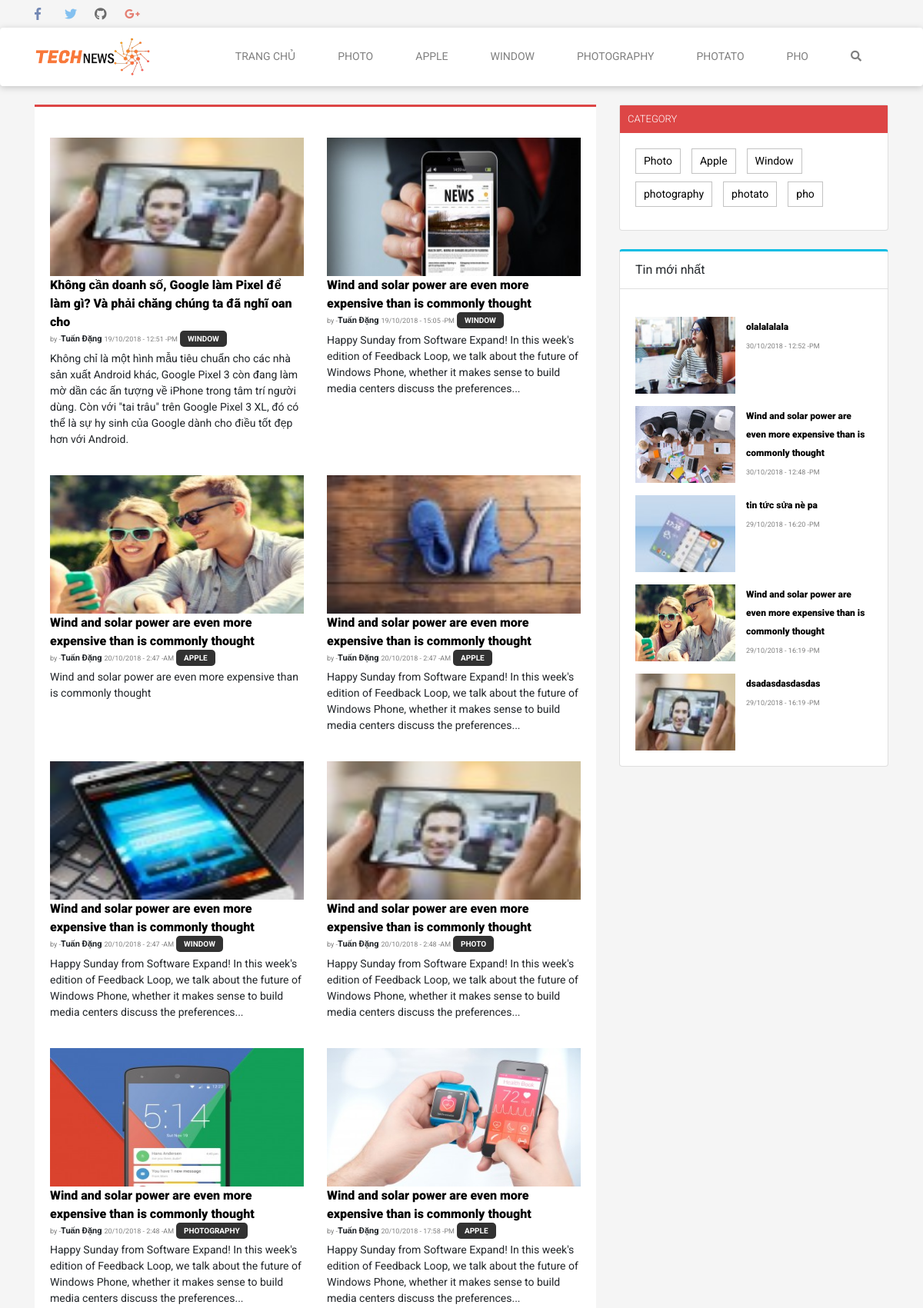
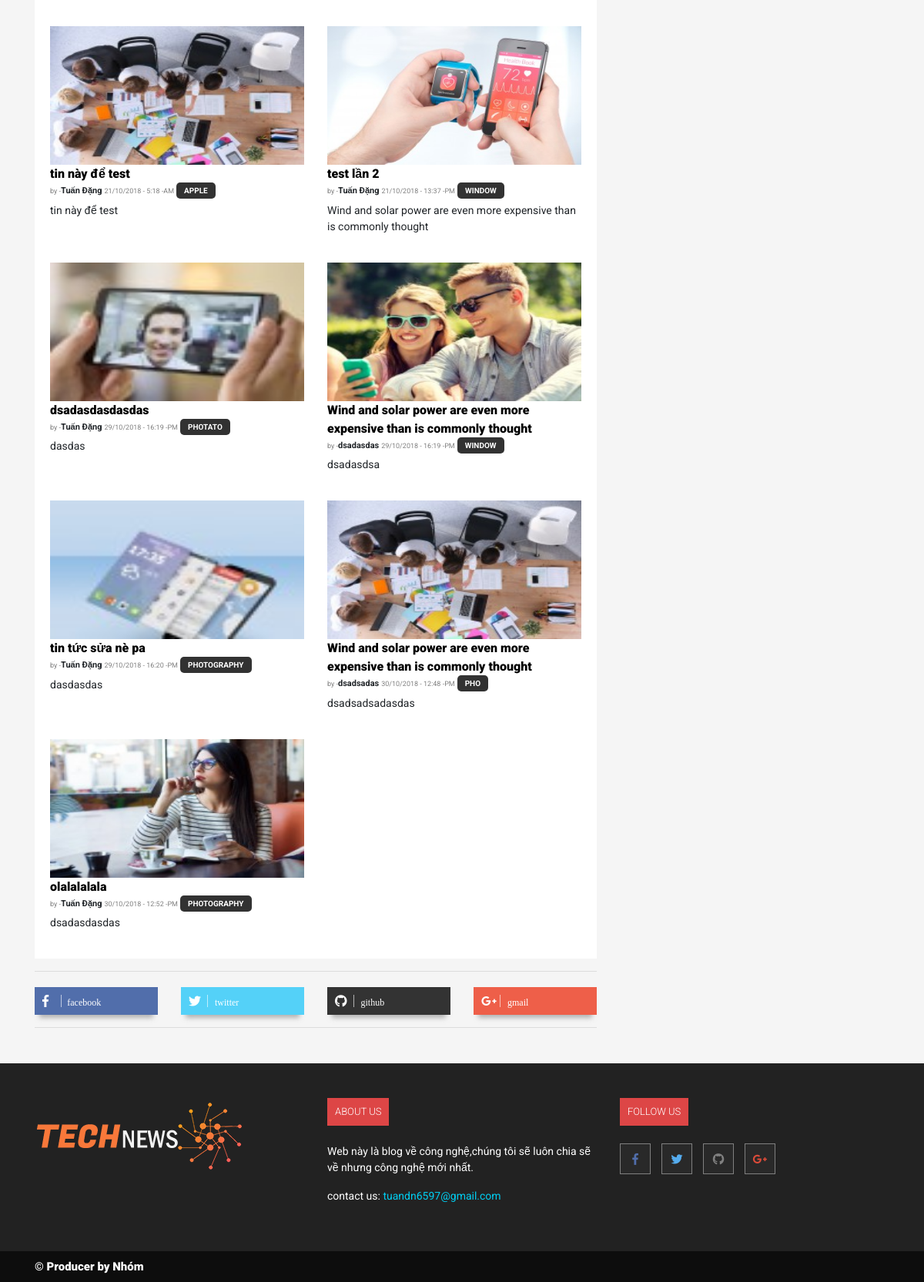
/project/index.php/home/home/search, run on the app's committed database (2 pictures, top to bottom).
### tables this page shows
CREATE TABLE `danhmuc` (
  `id_danhmuc` int(11) NOT NULL,
  `category_name` varchar(255) NOT NULL,
  `parent_id` int(11) NOT NULL,
  `sort_order` int(11) NOT NULL
);

CREATE TABLE `tintuc` (
  `id_new` int(11) NOT NULL,
  `title` varchar(255) NOT NULL,
  `id_danhmuc` int(11) NOT NULL,
  `content` text NOT NULL,
  `date` double NOT NULL,
  `image` text NOT NULL,
  `description` text NOT NULL,
  `tacgia` varchar(255) NOT NULL
);

### project/application/controllers/home/home.php (called while the page is built, shortened)
<?php if ( ! defined('BASEPATH')) exit('No direct script access allowed');
class home extends CI_Controller {
	public function __construct()
	{
		$this->load->model('New_model');
	}
	public function search()
	{
		$keyword=$this->input->get('keyword');
		$search=$this->New_model->Search($keyword);
		$tinmoi=$this->New_model->laytinmoi();
		$category=$this->New_model->GetDanhMuc();
		$search=array('result'=>$search,'category'=>$category,'tinmoi'=>$tinmoi);
		$this->load->view('frontend/search', $search, FALSE);
	}
}

### project/index.php (called while the page is built, shortened)
<?php
require_once BASEPATH.'core/CodeIgniter.php';

### project/application/models/New_model.php (called while the page is built, shortened)
<?php if ( ! defined('BASEPATH')) exit('No direct script access allowed');
class New_model extends CI_Model {
	public function Search($keyword)
	{
		$this->db->select('*');
		$this->db->from('tintuc');
		$this->db->join('danhmuc', 'danhmuc.id_danhmuc = tintuc.id_danhmuc');
		$arr=$this->db->get('');
		$arr=$arr->result_array($arr);
		return $arr;
	}
	public function GetDanhMuc()
	{
		$keyword=$this->input->post('keyword');
		$this->db->select('*');
		$array=$this->db->get('danhmuc');
		$array=$array->result_array();
		return $array;
	}
	public function laytinmoi()
	{
		$this->db->select('*');
		$this->db->order_by('tintuc.date', 'desc');
		$result=$this->db->get('tintuc', 5, 0);
		$result=$result->result_array();
		return $result;
	}
}

### project/application/views/frontend/search.php (the view, shortened to what this page needs)
<!DOCTYPE html>
<html lang="en">
<head>
	<link rel="stylesheet" href="<?= base_url() ?>css/styles.css">
	<link rel="stylesheet" href="<?= base_url() ?>css/bootstrap.css">
	 <link rel="stylesheet" href="<?= base_url() ?>fonts/css/all.css">
</head>
<body>
	<div class="menu-top">
		<div class="container">
			<div class="icon">
				<a href="https://www.facebook.com/kevjl.kjss" class="fab fa-facebook-f"></a>
				<a class="fab fa-twitter" href="https://www.facebook.com/kevjl.kjss"></a>
				<a href="https://github.com/tuandn6597" class="fab fa-github"></a>
				<a class="fab fa-google-plus-g" href="https://www.facebook.com/kevjl.kjss"></a>
			</div>
		</div>
	</div>
	<nav class="navbar navbar-expand-lg navbar-light shadow-sm bg-white rounded menu-center">
		<div class="container">
				  <a class="navbar-brand" href="<?= base_url() ?>new_controller"><img src="<?= base_url() ?>images/logo.png" height="50" alt=""></a>
				  <div class="collapse navbar-collapse" id="navbarSupportedContent">
				    <ul class="navbar-nav ml-auto">
				    <li class="nav-item">
							        <a class="nav-link" href="<?= base_url() ?>home/home?>">Trang Chủ<span class="sr-only">(current)</span></a>
							     </li>
				    	<?php foreach ($category as $value): ?>
							     	 <li class="nav-item">
								        <a class="nav-link" href="<?= base_url() ?>home/home/tagdiv_category/<?= $value['id_danhmuc'] ?>"><?= $value['category_name'] ?></a>
								      </li>
				    	<?php endforeach ?>
				       <li class="nav-item">
				        <a class="nav-link search" href="#"><i class="fas fa-search"></i></a>
				      </li>
				    </ul>
				  </div>
				 </div>
</nav>
	<div class="container scroll">
		<div class="row">
			<div class="col-md-8 mt-4">
				<div class="content-sec2">
						<div class="card-body">
							<div class="sec2-top">
								<div class="row">
									<?php foreach ($result as $value): ?>
										<div class="col-lg-6">
											<div class="sec2-top-b1">
												<a href="<?= base_url() ?>new_controller/news_detail/<?= $value['id_new'] ?>"><img src="<?= $value['image'] ?>" alt=""></a>
												<a href="<?= base_url() ?>new_controller/news_detail/<?= $value['id_new'] ?>"class="sec2-title"><?= $value['title'] ?></a>
												<p class="time"><span class="date">by -</span><span class="tacgia"><?= $value['tacgia'] ?></span> <span class="date"><?= date('d/m/Y - G:i -A',$value['date']) ?></span>
												<a href="" class="link-cate ins"><?= $value['category_name'] ?></a>
												</p>
												<p class="sec2-content"><?= $value['description'] ?></p>
											</div>
										</div>
									<?php endforeach ?>
								</div>
							</div>
						</div>
				</div>
			</div>
			<div class="col-md-4 mt-4">
				<div class="card mb-4" >
					<h5 class="title-sec2 sec3 removesec">Category
					</h5>
					  <div class="card-body">
					  	<?php foreach ($category as $value): ?>
					  		<a href="<?= base_url() ?>home/home/tagdiv_category/<?= $value['id_danhmuc'] ?>" class="category">
					  			<?= $value['category_name'] ?>
					  		</a>
					  	<?php endforeach ?>
					  </div>
					</div>
					<div class="card content-sec2 sec3" >
					 <div class="card-header bg-white">Tin mới nhất</div>
						  <div class="card-body">
						  	<?php foreach ($tinmoi as $value): ?>
						    	<div class="d-flex mt-3 remove-flex">
									<a class="news-detail-img" href="<?= base_url() ?>home/home/news_detail/<?= $value['id_new'] ?>"><img src="<?= $value['image'] ?>" width="130" height="100" alt=""></a>
									<div class="sec2-b-content remove-ml">
										<a href="" class="title-sec2-bot s-14"><?= $value['title'] ?></a>
										<br>
										<span class="date"><?= date('d/m/Y - G:i -A',$value['date']) ?></span>
									</div>
								</div>
							<?php endforeach ?>
						  </div>
					</div>
				</div>
			</div>
		</div>
		<div class="container">
		<div class="row">
			<div class="col-md-8" >
				<hr>
				<div class="fol-icon" style="margin-top:20px;">
					<div class="row">
						<div class="col-lg-3 col-xs-6" ">
									<a href="https://www.facebook.com/kevjl.kjss" id="i1" class="fab fa-facebook-f brline a-one">	<span style="font-size:12px;margin-left: 20px;">facebook</span>	</a>
						</div>
						<div class="col-lg-3 col-xs-6"">
									<a href="https://www.facebook.com/kevjl.kjss" id="i2"  class="fab fa-twitter brline a-one"><span style="font-size:12px;margin-left: 18px;">twitter</span></a>
						</div>
						<div class="col-lg-3 col-xs-6" ">
									<a href="https://www.facebook.com/kevjl.kjss" id="i3"  class="fab fa-github brline a-one"><span style="font-size:12px;margin-left: 18px;">github</span></a>
						</div>
						<div class="col-lg-3 col-xs-6">
									<a href="https://www.facebook.com/kevjl.kjss" id="i4"  class="fab fa-google-plus-g brline a-one">
										<span style="font-size:12px;margin-left: 10px;">gmail</span>
									</a>
						</div>
					</div>
				</div>
				<hr>
			</div>
		</div>
	</div>
 <footer>
	<div class="container">
		<div class="row">
				<div class="col-sm-4">
					<div class="f-left">
						 <a class="navbar-brand" href="<?= base_url() ?>new_controller"><img src="<?= base_url() ?>images/logo-footer.png"  alt=""></a>
					</div>
				</div>
				<div class="col-sm-4">
					<div class="f-center">
						<h5 class="f-title title-sec2 mb-2">
							About us
						</h5>
						<p class="f-center-content">
							Web này là blog về công nghệ,chúng tôi sẽ luôn chia sẽ về nhưng công nghệ mới nhất.
						</p>
						<p class="f-contact">
							<a href="https://www.facebook.com/kevjl.kjss" style="text-decoration: none;"><span style="color:white;">contact us:</span> <span style="color:#00cff3;">tuandn6597@gmail.com</span></a>
						</p>
					</div>
				</div>
				<div class="col-sm-4">
					<div class="f-right">
						<h5 class="f-title title-sec2 mb-2">
							FOLLOW US
						</h5>
						<div class="f-icon">
							<a href="https://www.facebook.com/kevjl.kjss" class="fab fa-facebook-f mb-3"></a>
							<a class="fab fa-twitter mb-3"  href="https://www.facebook.com/kevjl.kjss"></a>
							<a href="https://github.com/tuandn6597" class="fab fa-github mb-3"></a>
							<a class="fab fa-google-plus-g mb-3" href="https://www.facebook.com/kevjl.kjss"></a>
						</div>
					</div>
				</div>
	</div>
</div>
</footer>
<div class="footer-producer">
	<div class="container">
		<div class="row">
			<div class="col-sm-6">
				<a href="" class="title-sec2-bot">© Producer by Nhóm</a>
			</div>
		</div>
	</div>
</div>
</body>
</html>

### project/css/styles.css (style rules this page uses)
* { padding:0; margin:0; }
.s-14 { font-size:12px !important; }
.nav-item { position:relative!important; }
.f-icon { margin-top: 15px; }
span.tacgia { font-size: 11px; }
a.link-cate.ins { background-color: black; transition: 0.4s; }
a.category { color: black; border: 1px solid #80808078; padding: 5px 10px; font-size: 14px; transition:0.4s; background-color: transparent; margin-right:10px; margin-bottom: 10px; display:inline-block; }
.fol-icon a { color: white; padding: 10px; position: relative; transition: 0.4s; }
#i1 { background-color: #516EAB !important; box-shadow: 0 10px 6px -6px #77777787; width:100%; }
#i2 { background-color: #54D1F8 !important; box-shadow: 0 10px 6px -6px #77777787; width:100%; }
#i3 { background-color: #333333 !important; box-shadow: 0 10px 6px -6px #77777787; width:100%; }
#i4 { background-color: #EE5F49 !important; box-shadow: 0 10px 6px -6px #77777787; width:100%; }
.footer-producer { background-color: #0D0D0D; padding:8px 0; }
.f-icon a { color: white !important; background-color: #292929; border: 1px solid gray; font-size: 15px; width: 40px; height: 40px; line-height: 40px; text-align: center; margin-right:10px; cursor: pointer; transition:0.4s; }
.f-icon a:nth-child(1) { color:#516EAB !important; }
.f-icon a:nth-child(2) { color:#55ACEE !important; }
.f-icon a:nth-child(3) { color:gray !important; }
.f-icon a:nth-child(4) { color:#DD4B39 !important; }
p.f-contact { font-size: 14px; }
p.f-center-content { font-size: 14px; margin-top: 15px; }
h5.f-title { text-transform: uppercase; font-size: 17px; color: white; }
.f-center { color: white; }
.sec2-b-content { margin-left: 14px; }
.title-sec2-bot { font-size: 15px; font-weight: 900; color:black; transition:0.2s; }
.navbar.menu-center { position: sticky !important; top: 0; z-index: 1000; box-shadow: 0 0.125rem 0.5rem #80808069 !important; }
p.time { font-size: 12px; font-weight: bold; cursor: pointer; }
.date { font-size: 9px; color: gray; font-weight: initial; }
.sec2-content { font-size: 14px; margin-top: -10px; }
h5.title-sec2 { display: inline-block; background: #DD4646; padding: 10px; margin-bottom: 0px; color: white; font-size: 13px; text-transform: uppercase; font-weight: 300; }
.navbar-light .navbar-nav a.nav-link { text-transform: uppercase; padding: 10px 20px; font-size: 14px; margin-right: 15px; }
.navbar-light .navbar-nav a.nav-link:after { content:""; display:block; transition:0.4s; transform:scale(0); width:100%; height:2px; background-color:#dd4b39; }
.icon a:last-child { color: #dd4b39 !important; }
.icon a:nth-child(2) { color:#55acee !important; }
.icon a:nth-child(1) { color: #3b5998 !important; }
.icon a:nth-child(3) { color: #333 !important; }
.icon a { width: 20px; display:inline-block; padding:10px 35px 10px 0; transition:0.4s; cursor: pointer; opacity:0.7; }
.menu-top { background-color: #F5F5F5; }
.content-sec2 { border-top: 3px solid #DD4646; background-color: white; }
.sec2-top img { height: 180px; width:100%; margin-top:20px; cursor: pointer; }
.sec2-title { font-size: 16px; margin-top: 10px; cursor: pointer; color:black; font-weight:900; }
.brline:after { content: ''; width: 1px; height: 16px; background-color: rgba(255, 255, 255, 0.62); position: absolute; top: 10px; left: 34px; right: 0px; display: inline-block; }
body { font-family: 'Roboto', sans-serif !important; background-color:#F5F5F5 !important; }
a { text-decoration: none; }
.link-cate { background-color: rgba(0,0,0,.5); color: white; padding: 5px 10px; border-radius: 5px; font-size: 10px; text-transform: uppercase; cursor: pointer; opacity:0.8; }
.content-sec2.sec3 { border-top: 3px solid #0abde3; }
footer { background-color:#222222; padding: 45px 0; margin-top:30px; position:relative; bottom: 0; left:0; }
.footer-producer a { font-size:15px; color:white; }

### data on the page
danhmuc: category_name "PHOTO", category_name "Photo"
danhmuc: category_name "APPLE", category_name "Apple"
danhmuc: category_name "WINDOW", category_name "Window"
danhmuc: category_name "PHOTOGRAPHY", category_name "photography"
danhmuc: category_name "PHOTATO", category_name "photato"
danhmuc: category_name "PHO", category_name "pho"
tintuc: image (picture), title "Không cần doanh số, Google làm Pixel để làm gì? Và phải chăng chúng ta đã nghĩ oan cho", tacgia "Tuấn Đặng", date "19/10/2018 - 12:51 -PM", id_danhmuc.category_name "WINDOW", description "Không chỉ là một hình mẫu tiêu chuẩn cho các nhà sản xuất Android khác, Google Pixel 3 còn đang làm mờ dần các ấn tượng về iPhone trong tâm trí người dùng. Còn với \"tai trâu\" trên Google Pixel 3 XL, đó có thể là sự hy sinh của Google dành cho điều tốt đẹp hơn với Android."
tintuc: image (picture), title "Wind and solar power are even more expensive than is commonly thought", tacgia "Tuấn Đặng", date "19/10/2018 - 15:05 -PM", id_danhmuc.category_name "WINDOW", description "Happy Sunday from Software Expand! In this week's edition of Feedback Loop, we talk about the future of Windows Phone, whether it makes sense to build media centers discuss the preferences..."
tintuc: image (picture), title "Wind and solar power are even more expensive than is commonly thought", tacgia "Tuấn Đặng", date "20/10/2018 - 2:47 -AM", id_danhmuc.category_name "APPLE", description "Wind and solar power are even more expensive than is commonly thought"
tintuc: image (picture), title "Wind and solar power are even more expensive than is commonly thought", tacgia "Tuấn Đặng", date "20/10/2018 - 2:47 -AM", id_danhmuc.category_name "APPLE", description "Happy Sunday from Software Expand! In this week's edition of Feedback Loop, we talk about the future of Windows Phone, whether it makes sense to build media centers discuss the preferences..."
tintuc: image (picture), title "Wind and solar power are even more expensive than is commonly thought", tacgia "Tuấn Đặng", date "20/10/2018 - 2:47 -AM", id_danhmuc.category_name "WINDOW", description "Happy Sunday from Software Expand! In this week's edition of Feedback Loop, we talk about the future of Windows Phone, whether it makes sense to build media centers discuss the preferences..."
tintuc: image (picture), title "Wind and solar power are even more expensive than is commonly thought", tacgia "Tuấn Đặng", date "20/10/2018 - 2:48 -AM", id_danhmuc.category_name "PHOTO", description "Happy Sunday from Software Expand! In this week's edition of Feedback Loop, we talk about the future of Windows Phone, whether it makes sense to build media centers discuss the preferences..."
tintuc: image (picture), title "Wind and solar power are even more expensive than is commonly thought", tacgia "Tuấn Đặng", date "20/10/2018 - 2:48 -AM", id_danhmuc.category_name "PHOTOGRAPHY", description "Happy Sunday from Software Expand! In this week's edition of Feedback Loop, we talk about the future of Windows Phone, whether it makes sense to build media centers discuss the preferences..."
tintuc: image (picture), title "Wind and solar power are even more expensive than is commonly thought", tacgia "Tuấn Đặng", date "20/10/2018 - 17:58 -PM", id_danhmuc.category_name "APPLE", description "Happy Sunday from Software Expand! In this week's edition of Feedback Loop, we talk about the future of Windows Phone, whether it makes sense to build media centers discuss the preferences..."
tintuc: image (picture), title "tin này để test", tacgia "Tuấn Đặng", date "21/10/2018 - 5:18 -AM", id_danhmuc.category_name "APPLE", description "tin này để test"
tintuc: image (picture), title "test lần 2", tacgia "Tuấn Đặng", date "21/10/2018 - 13:37 -PM", id_danhmuc.category_name "WINDOW", description "Wind and solar power are even more expensive than is commonly thought"
tintuc: image (picture), title "dsadasdasdasdas", tacgia "Tuấn Đặng", date "29/10/2018 - 16:19 -PM", id_danhmuc.category_name "PHOTATO", description "dasdas"
tintuc: image (picture), title "Wind and solar power are even more expensive than is commonly thought", tacgia "dsadasdas", date "29/10/2018 - 16:19 -PM", id_danhmuc.category_name "WINDOW", description "dsadasdsa"
tintuc: image (picture), title "tin tức sửa nè pa", tacgia "Tuấn Đặng", date "29/10/2018 - 16:20 -PM", id_danhmuc.category_name "PHOTOGRAPHY", description "dasdasdas"
tintuc: image (picture), title "Wind and solar power are even more expensive than is commonly thought", tacgia "dsadsadas", date "30/10/2018 - 12:48 -PM", id_danhmuc.category_name "PHO", description "dsadsadsadasdas"
tintuc: image (picture), title "olalalalala", tacgia "Tuấn Đặng", date "30/10/2018 - 12:52 -PM", id_danhmuc.category_name "PHOTOGRAPHY", description "dsadasdasdas"
